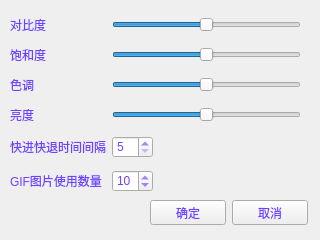
<?xml version="1.0" encoding="UTF-8"?>
<ui version="4.0">
 <class>Setting</class>
 <widget class="QWidget" name="Setting">
  <property name="windowModality">
   <enum>Qt::ApplicationModal</enum>
  </property>
  <property name="geometry">
   <rect>
    <x>0</x>
    <y>0</y>
    <width>320</width>
    <height>240</height>
   </rect>
  </property>
  <property name="sizePolicy">
   <sizepolicy hsizetype="Fixed" vsizetype="Fixed">
    <horstretch>0</horstretch>
    <verstretch>0</verstretch>
   </sizepolicy>
  </property>
  <property name="minimumSize">
   <size>
    <width>320</width>
    <height>240</height>
   </size>
  </property>
  <property name="maximumSize">
   <size>
    <width>320</width>
    <height>240</height>
   </size>
  </property>
  <property name="windowTitle">
   <string>设置</string>
  </property>
  <property name="windowIcon">
   <iconset resource="img.qrc">
    <normaloff>:/image/img/set.png</normaloff>:/image/img/set.png</iconset>
  </property>
  <widget class="QWidget" name="layoutWidget">
   <property name="geometry">
    <rect>
     <x>10</x>
     <y>10</y>
     <width>291</width>
     <height>191</height>
    </rect>
   </property>
   <layout class="QGridLayout" name="gridLayout">
    <item row="0" column="0">
     <widget class="QLabel" name="label">
      <property name="styleSheet">
       <string notr="true">color: rgb(110, 66, 255);
font: 75 10pt &quot;楷体&quot;;</string>
      </property>
      <property name="text">
       <string>对比度</string>
      </property>
     </widget>
    </item>
    <item row="0" column="1">
     <widget class="QSlider" name="horizontalSlider">
      <property name="minimum">
       <number>-10</number>
      </property>
      <property name="maximum">
       <number>10</number>
      </property>
      <property name="pageStep">
       <number>1</number>
      </property>
      <property name="orientation">
       <enum>Qt::Horizontal</enum>
      </property>
     </widget>
    </item>
    <item row="1" column="0">
     <widget class="QLabel" name="label_2">
      <property name="styleSheet">
       <string notr="true">color: rgb(110, 66, 255);
font: 75 10pt &quot;楷体&quot;;</string>
      </property>
      <property name="text">
       <string>饱和度</string>
      </property>
     </widget>
    </item>
    <item row="1" column="1">
     <widget class="QSlider" name="horizontalSlider_2">
      <property name="minimum">
       <number>-10</number>
      </property>
      <property name="maximum">
       <number>10</number>
      </property>
      <property name="pageStep">
       <number>1</number>
      </property>
      <property name="orientation">
       <enum>Qt::Horizontal</enum>
      </property>
     </widget>
    </item>
    <item row="2" column="0">
     <widget class="QLabel" name="label_3">
      <property name="styleSheet">
       <string notr="true">color: rgb(110, 66, 255);
font: 75 10pt &quot;楷体&quot;;</string>
      </property>
      <property name="text">
       <string>色调</string>
      </property>
     </widget>
    </item>
    <item row="2" column="1">
     <widget class="QSlider" name="horizontalSlider_3">
      <property name="minimum">
       <number>-10</number>
      </property>
      <property name="maximum">
       <number>10</number>
      </property>
      <property name="pageStep">
       <number>1</number>
      </property>
      <property name="orientation">
       <enum>Qt::Horizontal</enum>
      </property>
     </widget>
    </item>
    <item row="3" column="0">
     <widget class="QLabel" name="label_4">
      <property name="styleSheet">
       <string notr="true">color: rgb(110, 66, 255);
font: 75 10pt &quot;楷体&quot;;</string>
      </property>
      <property name="text">
       <string>亮度</string>
      </property>
     </widget>
    </item>
    <item row="3" column="1">
     <widget class="QSlider" name="horizontalSlider_4">
      <property name="minimum">
       <number>-10</number>
      </property>
      <property name="maximum">
       <number>10</number>
      </property>
      <property name="pageStep">
       <number>1</number>
      </property>
      <property name="orientation">
       <enum>Qt::Horizontal</enum>
      </property>
     </widget>
    </item>
    <item row="4" column="0">
     <widget class="QLabel" name="label_5">
      <property name="styleSheet">
       <string notr="true">color: rgb(110, 66, 255);
font: 75 10pt &quot;楷体&quot;;</string>
      </property>
      <property name="text">
       <string>快进快退时间间隔</string>
      </property>
     </widget>
    </item>
    <item row="4" column="1">
     <widget class="QSpinBox" name="spinBox">
      <property name="sizePolicy">
       <sizepolicy hsizetype="Fixed" vsizetype="Fixed">
        <horstretch>0</horstretch>
        <verstretch>0</verstretch>
       </sizepolicy>
      </property>
      <property name="styleSheet">
       <string notr="true">color: rgb(110, 66, 255);
font: 75 10pt &quot;楷体&quot;;</string>
      </property>
      <property name="minimum">
       <number>5</number>
      </property>
      <property name="maximum">
       <number>20</number>
      </property>
      <property name="value">
       <number>5</number>
      </property>
     </widget>
    </item>
    <item row="5" column="0">
     <widget class="QLabel" name="label_6">
      <property name="styleSheet">
       <string notr="true">color: rgb(110, 66, 255);
font: 75 10pt &quot;楷体&quot;;</string>
      </property>
      <property name="text">
       <string>GIF图片使用数量</string>
      </property>
     </widget>
    </item>
    <item row="5" column="1">
     <widget class="QSpinBox" name="spinBox_2">
      <property name="sizePolicy">
       <sizepolicy hsizetype="Fixed" vsizetype="Fixed">
        <horstretch>0</horstretch>
        <verstretch>0</verstretch>
       </sizepolicy>
      </property>
      <property name="styleSheet">
       <string notr="true">color: rgb(110, 66, 255);
font: 75 10pt &quot;楷体&quot;;</string>
      </property>
      <property name="minimum">
       <number>2</number>
      </property>
      <property name="maximum">
       <number>20</number>
      </property>
      <property name="value">
       <number>10</number>
      </property>
     </widget>
    </item>
   </layout>
  </widget>
  <widget class="QWidget" name="layoutWidget">
   <property name="geometry">
    <rect>
     <x>150</x>
     <y>200</y>
     <width>158</width>
     <height>25</height>
    </rect>
   </property>
   <layout class="QHBoxLayout" name="horizontalLayout">
    <item>
     <widget class="QPushButton" name="buttonOk">
      <property name="styleSheet">
       <string notr="true">color: rgb(110, 66, 255);
font: 75 10pt &quot;楷体&quot;;</string>
      </property>
      <property name="text">
       <string>确定</string>
      </property>
     </widget>
    </item>
    <item>
     <widget class="QPushButton" name="buttonCancel">
      <property name="styleSheet">
       <string notr="true">color: rgb(110, 66, 255);
font: 75 10pt &quot;楷体&quot;;</string>
      </property>
      <property name="text">
       <string>取消</string>
      </property>
     </widget>
    </item>
   </layout>
  </widget>
 </widget>
 <resources>
  <include location="img.qrc"/>
 </resources>
 <connections/>
</ui>
